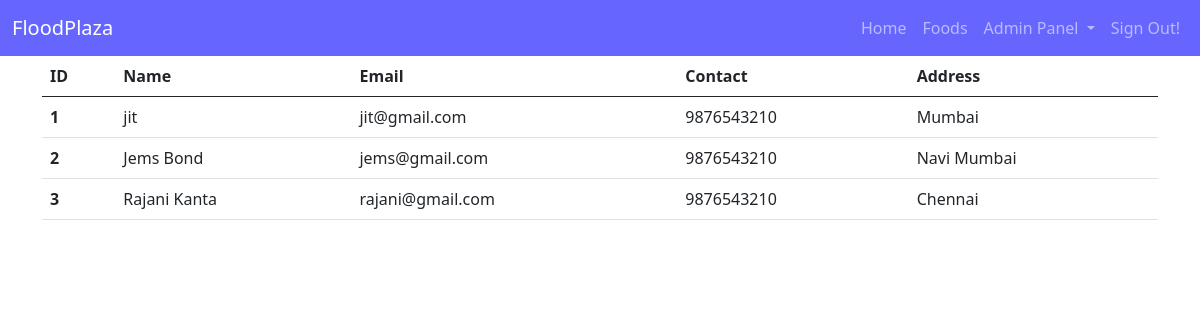
The app's page /accounts/view-customers/ (signed in), older data.
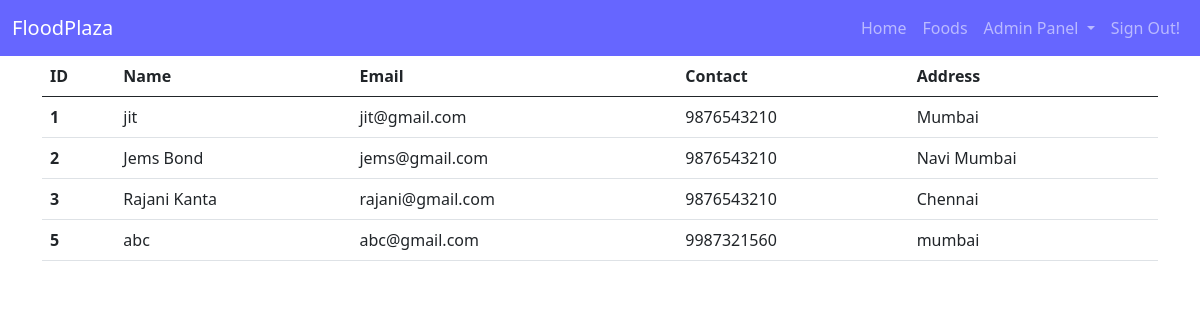
The same page, newer data.
### accounts/models.py (models this page shows, shortened)
class Customer(models.Model):
	name = models.CharField(max_length=100)
	email = models.CharField(max_length=100, unique=True)
	contact = models.IntegerField()
	address = models.CharField(max_length=100)
	password = models.CharField(max_length=100)
	class Meta:
		db_table = 'customer'

### accounts/views.py (the view)
	def inner(request, *args, **kwargs):
		try:
		 	if request.session['admin']:
		 		return func(request, *args, **kwargs)
		except:
			return HttpResponse('<h1>Unauthorized Page</h1');

### accounts/views.py (called while the page is built)
def autherized_page(func):
	def inner(request, *args, **kwargs):
		try:
		 	if request.session['admin']:
		 		return func(request, *args, **kwargs)
		except:
			return HttpResponse('<h1>Unauthorized Page</h1');
	return inner

@autherized_page
def view_customers(request):
	with connection.cursor() as cursor:
		cursor.execute('select id, name, email, contact, address from customer;')
		rows = cursor.fetchall()
	columns = ('id', 'name', 'email', 'contact', 'address')
	customers = []
	for row in rows:
		customers.append(dict(zip(columns, row)))
	context = { 'customers': customers }
	return render(request, 'accounts/customer.html', context)

### templates/accounts/customer.html (shortened to what this page needs)
<!DOCTYPE html>
<html>
	{% load static %}
<head>
	<link rel="stylesheet" href="{% static 'css/main.css' %}">
	<link rel="stylesheet" href="{% static 'css/food.css' %}">
    <link href="https://cdn.jsdelivr.net/npm/bootstrap@5.0.0-beta1/dist/css/bootstrap.min.css" rel="stylesheet"
>
</head>
<body>
	{% include 'navbar.html' %}
	<div class="container">
		<table class="table table-hover">
		  <thead>
		    <tr>
		      <th scope="col">ID</th>
		      <th scope="col">Name</th>
		      <th scope="col">Email</th>
		      <th scope="col">Contact</th>
		      <th scope="col">Address</th>
		    </tr>
		  </thead>
		  <tbody>
		  	{% for customer in customers %}
		    <tr>
		      <th scope="row">{{ customer.id }}</th>
		      <td>{{ customer.name }}</td>
		      <td>{{ customer.email }}</td>
		      <td>{{ customer.contact }}</td>
		      <td>{{ customer.address }}</td>
		    </tr>
		    {% endfor %}
		  </tbody>
		</table>
	</div>
</body>
</html>

Row changes from the older to the newer data that the page shows:
added Customer: id "5", name "abc", email "abc@gmail.com", contact "9987321560", address "mumbai"
